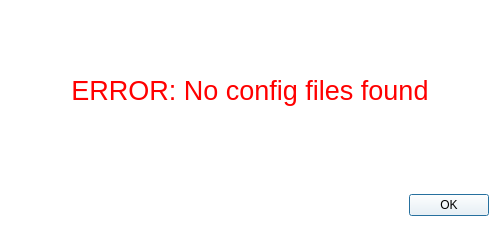
<?xml version="1.0" encoding="UTF-8"?>
<ui version="4.0">
 <class>Dialog</class>
 <widget class="QDialog" name="Dialog">
  <property name="geometry">
   <rect>
    <x>0</x>
    <y>0</y>
    <width>500</width>
    <height>227</height>
   </rect>
  </property>
  <property name="windowTitle">
   <string>ERROR Message</string>
  </property>
  <property name="styleSheet">
   <string notr="true">
background-color: rgb(255, 255, 255);</string>
  </property>
  <layout class="QGridLayout" name="gridLayout">
   <item row="1" column="0">
    <widget class="QDialogButtonBox" name="ok_button">
     <property name="font">
      <font>
       <pointsize>10</pointsize>
       <weight>50</weight>
       <bold>false</bold>
      </font>
     </property>
     <property name="orientation">
      <enum>Qt::Horizontal</enum>
     </property>
     <property name="standardButtons">
      <set>QDialogButtonBox::Ok</set>
     </property>
     <property name="centerButtons">
      <bool>false</bool>
     </property>
    </widget>
   </item>
   <item row="0" column="0">
    <widget class="QTextEdit" name="textEdit">
     <property name="palette">
      <palette>
       <active>
        <colorrole role="WindowText">
         <brush brushstyle="SolidPattern">
          <color alpha="255">
           <red>255</red>
           <green>0</green>
           <blue>0</blue>
          </color>
         </brush>
        </colorrole>
        <colorrole role="Button">
         <brush brushstyle="SolidPattern">
          <color alpha="255">
           <red>255</red>
           <green>255</green>
           <blue>255</blue>
          </color>
         </brush>
        </colorrole>
        <colorrole role="Text">
         <brush brushstyle="SolidPattern">
          <color alpha="255">
           <red>255</red>
           <green>0</green>
           <blue>0</blue>
          </color>
         </brush>
        </colorrole>
        <colorrole role="Base">
         <brush brushstyle="SolidPattern">
          <color alpha="255">
           <red>255</red>
           <green>255</green>
           <blue>255</blue>
          </color>
         </brush>
        </colorrole>
        <colorrole role="Window">
         <brush brushstyle="SolidPattern">
          <color alpha="255">
           <red>255</red>
           <green>255</green>
           <blue>255</blue>
          </color>
         </brush>
        </colorrole>
       </active>
       <inactive>
        <colorrole role="WindowText">
         <brush brushstyle="SolidPattern">
          <color alpha="255">
           <red>255</red>
           <green>0</green>
           <blue>0</blue>
          </color>
         </brush>
        </colorrole>
        <colorrole role="Button">
         <brush brushstyle="SolidPattern">
          <color alpha="255">
           <red>255</red>
           <green>255</green>
           <blue>255</blue>
          </color>
         </brush>
        </colorrole>
        <colorrole role="Text">
         <brush brushstyle="SolidPattern">
          <color alpha="255">
           <red>255</red>
           <green>0</green>
           <blue>0</blue>
          </color>
         </brush>
        </colorrole>
        <colorrole role="Base">
         <brush brushstyle="SolidPattern">
          <color alpha="255">
           <red>255</red>
           <green>255</green>
           <blue>255</blue>
          </color>
         </brush>
        </colorrole>
        <colorrole role="Window">
         <brush brushstyle="SolidPattern">
          <color alpha="255">
           <red>255</red>
           <green>255</green>
           <blue>255</blue>
          </color>
         </brush>
        </colorrole>
       </inactive>
       <disabled>
        <colorrole role="WindowText">
         <brush brushstyle="SolidPattern">
          <color alpha="255">
           <red>120</red>
           <green>120</green>
           <blue>120</blue>
          </color>
         </brush>
        </colorrole>
        <colorrole role="Button">
         <brush brushstyle="SolidPattern">
          <color alpha="255">
           <red>255</red>
           <green>255</green>
           <blue>255</blue>
          </color>
         </brush>
        </colorrole>
        <colorrole role="Text">
         <brush brushstyle="SolidPattern">
          <color alpha="255">
           <red>120</red>
           <green>120</green>
           <blue>120</blue>
          </color>
         </brush>
        </colorrole>
        <colorrole role="Base">
         <brush brushstyle="SolidPattern">
          <color alpha="255">
           <red>255</red>
           <green>255</green>
           <blue>255</blue>
          </color>
         </brush>
        </colorrole>
        <colorrole role="Window">
         <brush brushstyle="SolidPattern">
          <color alpha="255">
           <red>255</red>
           <green>255</green>
           <blue>255</blue>
          </color>
         </brush>
        </colorrole>
       </disabled>
      </palette>
     </property>
     <property name="contextMenuPolicy">
      <enum>Qt::NoContextMenu</enum>
     </property>
     <property name="styleSheet">
      <string notr="true">
background-color: rgb(255, 255, 255);</string>
     </property>
     <property name="frameShape">
      <enum>QFrame::NoFrame</enum>
     </property>
     <property name="html">
      <string>&lt;!DOCTYPE HTML PUBLIC &quot;-//W3C//DTD HTML 4.0//EN&quot; &quot;http://www.w3.org/TR/REC-html40/strict.dtd&quot;&gt;
&lt;html&gt;&lt;head&gt;&lt;meta name=&quot;qrichtext&quot; content=&quot;1&quot; /&gt;&lt;style type=&quot;text/css&quot;&gt;
p, li { white-space: pre-wrap; }
&lt;/style&gt;&lt;/head&gt;&lt;body style=&quot; font-family:'MS Shell Dlg 2'; font-size:9.75pt; font-weight:400; font-style:normal;&quot;&gt;
&lt;p style=&quot;-qt-paragraph-type:empty; margin-top:0px; margin-bottom:0px; margin-left:0px; margin-right:0px; -qt-block-indent:0; text-indent:0px; font-size:5.5pt;&quot;&gt;&lt;br /&gt;&lt;/p&gt;
&lt;p style=&quot;-qt-paragraph-type:empty; margin-top:0px; margin-bottom:0px; margin-left:0px; margin-right:0px; -qt-block-indent:0; text-indent:0px; font-size:5.5pt;&quot;&gt;&lt;br /&gt;&lt;/p&gt;
&lt;p align=&quot;center&quot; style=&quot; margin-top:0px; margin-bottom:0px; margin-left:0px; margin-right:0px; -qt-block-indent:0; text-indent:0px;&quot;&gt;&lt;img src=&quot;:/error_icon/error.png&quot; /&gt;&lt;/p&gt;
&lt;p style=&quot;-qt-paragraph-type:empty; margin-top:0px; margin-bottom:0px; margin-left:0px; margin-right:0px; -qt-block-indent:0; text-indent:0px; font-size:5.5pt;&quot;&gt;&lt;br /&gt;&lt;/p&gt;
&lt;p style=&quot;-qt-paragraph-type:empty; margin-top:0px; margin-bottom:0px; margin-left:0px; margin-right:0px; -qt-block-indent:0; text-indent:0px; font-size:5.5pt;&quot;&gt;&lt;br /&gt;&lt;/p&gt;
&lt;p align=&quot;center&quot; style=&quot;-qt-paragraph-type:empty; margin-top:0px; margin-bottom:0px; margin-left:0px; margin-right:0px; -qt-block-indent:0; text-indent:0px; font-size:5.5pt;&quot;&gt;&lt;br /&gt;&lt;/p&gt;
&lt;p align=&quot;center&quot; style=&quot; margin-top:0px; margin-bottom:0px; margin-left:0px; margin-right:0px; -qt-block-indent:0; text-indent:0px;&quot;&gt;&lt;span style=&quot; font-size:20pt;&quot;&gt;ERROR: No config files found&lt;/span&gt;&lt;/p&gt;&lt;/body&gt;&lt;/html&gt;</string>
     </property>
    </widget>
   </item>
  </layout>
 </widget>
 <resources>
  <include location="additional_ressources/icons.qrc"/>
 </resources>
 <connections>
  <connection>
   <sender>ok_button</sender>
   <signal>rejected()</signal>
   <receiver>Dialog</receiver>
   <slot>reject()</slot>
   <hints>
    <hint type="sourcelabel">
     <x>316</x>
     <y>260</y>
    </hint>
    <hint type="destinationlabel">
     <x>286</x>
     <y>274</y>
    </hint>
   </hints>
  </connection>
  <connection>
   <sender>ok_button</sender>
   <signal>accepted()</signal>
   <receiver>Dialog</receiver>
   <slot>accept()</slot>
   <hints>
    <hint type="sourcelabel">
     <x>248</x>
     <y>254</y>
    </hint>
    <hint type="destinationlabel">
     <x>157</x>
     <y>274</y>
    </hint>
   </hints>
  </connection>
 </connections>
</ui>
